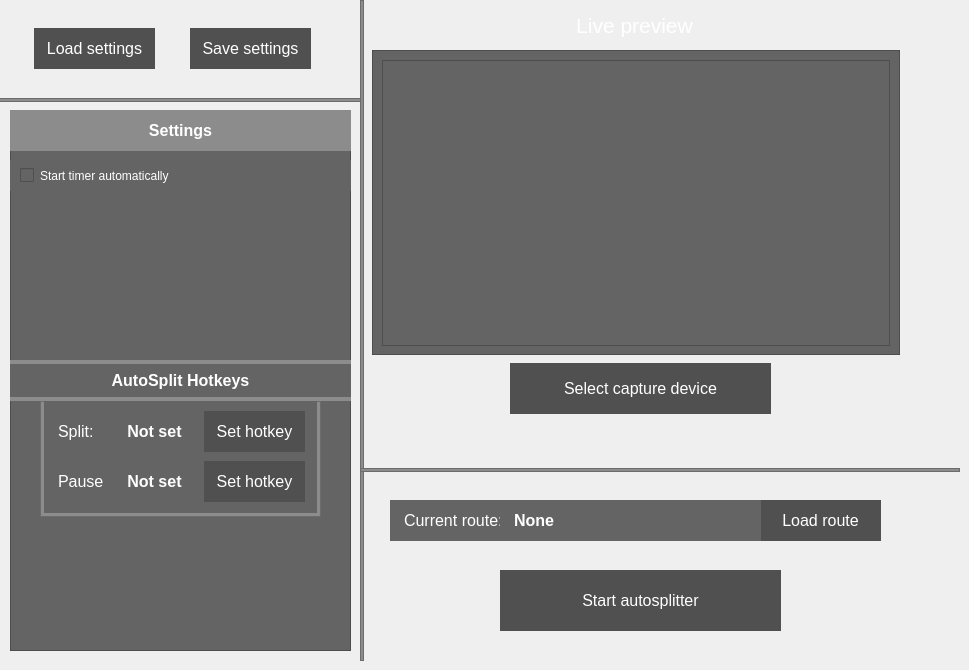
    <widget class="QWidget" name="Autosplitter">
     <widget class="QPushButton" name="LoadSettingsButton">
      <property name="geometry">
       <rect>
        <x>34</x>
        <y>28</y>
        <width>121</width>
        <height>41</height>
       </rect>
      </property>
      <property name="minimumSize">
       <size>
        <width>121</width>
        <height>31</height>
       </size>
      </property>
      <property name="font">
       <font>
        <pointsize>12</pointsize>
       </font>
      </property>
      <property name="mouseTracking">
       <bool>true</bool>
      </property>
      <property name="styleSheet">
       <string notr="true">border:0px;
color: rgb(255, 255, 255);

padding: 0px 0px 0px 0px;
background-color: rgb(80,80,80);</string>
      </property>
      <property name="text">
       <string>Load settings</string>
      </property>
      <property name="checkable">
       <bool>true</bool>
      </property>
     </widget>
     <widget class="QFrame" name="SourceFrame_2">
      <property name="geometry">
       <rect>
        <x>10</x>
        <y>150</y>
        <width>341</width>
        <height>501</height>
       </rect>
      </property>
      <property name="styleSheet">
       <string notr="true">background-color:rgb(100,100,100);</string>
      </property>
      <property name="frameShape">
       <enum>QFrame::StyledPanel</enum>
      </property>
      <property name="frameShadow">
       <enum>QFrame::Raised</enum>
      </property>
      <widget class="QFrame" name="frame_12">
       <property name="geometry">
        <rect>
         <x>0</x>
         <y>210</y>
         <width>341</width>
         <height>41</height>
        </rect>
       </property>
       <property name="styleSheet">
        <string notr="true">border: 0px;
background-color: rgb(140,140,140);</string>
       </property>
       <property name="frameShape">
        <enum>QFrame::StyledPanel</enum>
       </property>
       <property name="frameShadow">
        <enum>QFrame::Raised</enum>
       </property>
       <widget class="QLabel" name="label_8">
        <property name="geometry">
         <rect>
          <x>0</x>
          <y>4</y>
          <width>341</width>
          <height>33</height>
         </rect>
        </property>
        <property name="font">
         <font>
          <pointsize>12</pointsize>
          <italic>false</italic>
          <bold>true</bold>
         </font>
        </property>
        <property name="styleSheet">
         <string notr="true">border: 0px;
font: 700 12pt &quot;Segoe UI&quot;;
color: rgb(255,255,255);
background-color:rgb(100,100,100);</string>
        </property>
        <property name="text">
         <string>AutoSplit Hotkeys</string>
        </property>
        <property name="alignment">
         <set>Qt::AlignCenter</set>
        </property>
       </widget>
      </widget>
      <widget class="QCheckBox" name="StartTimerAutomatically">
       <property name="geometry">
        <rect>
         <x>0</x>
         <y>10</y>
         <width>341</width>
         <height>31</height>
        </rect>
       </property>
       <property name="styleSheet">
        <string notr="true">border:0px;
color: rgb(255, 255, 255);
Text-align:left;
padding: 0px 0px 0px 10px;
background-color: rgb(100,100,100);
font: 12pt &quot;Segoe UI Semilight&quot;;</string>
       </property>
       <property name="text">
        <string>Start timer automatically</string>
       </property>
      </widget>
      <widget class="QFrame" name="frame_16">
       <property name="geometry">
        <rect>
         <x>30</x>
         <y>251</y>
         <width>281</width>
         <height>116</height>
        </rect>
       </property>
       <property name="styleSheet">
        <string notr="true">background-color:rgb(140,140,140);</string>
       </property>
       <property name="frameShape">
        <enum>QFrame::StyledPanel</enum>
       </property>
       <property name="frameShadow">
        <enum>QFrame::Raised</enum>
       </property>
       <widget class="QFrame" name="HotkeyContainer">
        <property name="geometry">
         <rect>
          <x>4</x>
          <y>0</y>
          <width>273</width>
          <height>112</height>
         </rect>
        </property>
        <property name="styleSheet">
         <string notr="true">background-color: rgb(100,100,100);
border: 0px;</string>
        </property>
        <property name="frameShape">
         <enum>QFrame::StyledPanel</enum>
        </property>
        <property name="frameShadow">
         <enum>QFrame::Raised</enum>
        </property>
        <widget class="QLabel" name="label_10">
         <property name="geometry">
          <rect>
           <x>0</x>
           <y>10</y>
           <width>61</width>
           <height>41</height>
          </rect>
         </property>
         <property name="font">
          <font>
           <pointsize>12</pointsize>
           <italic>false</italic>
           <bold>false</bold>
          </font>
         </property>
         <property name="styleSheet">
          <string notr="true">border:0px;
color: rgb(255, 255, 255);
Text-align:left;
padding: 0px 0px 0px 10px;
background-color: rgb(100,100,100);
font: 12pt &quot;Segoe UI Semilight&quot;;</string>
         </property>
         <property name="text">
          <string>Split:</string>
         </property>
         <property name="alignment">
          <set>Qt::AlignLeading|Qt::AlignLeft|Qt::AlignVCenter</set>
         </property>
        </widget>
        <widget class="QLabel" name="label_11">
         <property name="geometry">
          <rect>
           <x>0</x>
           <y>60</y>
           <width>61</width>
           <height>41</height>
          </rect>
         </property>
         <property name="font">
          <font>
           <pointsize>12</pointsize>
           <italic>false</italic>
           <bold>false</bold>
          </font>
         </property>
         <property name="styleSheet">
          <string notr="true">border:0px;
color: rgb(255, 255, 255);
Text-align:left;
padding: 0px 0px 0px 10px;
background-color: rgb(100,100,100);
font: 12pt &quot;Segoe UI Semilight&quot;;</string>
         </property>
         <property name="text">
          <string>Pause:</string>
         </property>
         <property name="alignment">
          <set>Qt::AlignLeading|Qt::AlignLeft|Qt::AlignVCenter</set>
         </property>
        </widget>
        <widget class="QLabel" name="SplitHotkeyLabel">
         <property name="geometry">
          <rect>
           <x>60</x>
           <y>10</y>
           <width>101</width>
           <height>41</height>
          </rect>
         </property>
         <property name="font">
          <font>
           <pointsize>12</pointsize>
           <italic>false</italic>
           <bold>true</bold>
          </font>
         </property>
         <property name="styleSheet">
          <string notr="true">border:0px;
color: rgb(255, 255, 255);
padding: 0px 0px 0px 0px;
background: transparent;
font: 700 12pt &quot;Segoe Ui&quot;;</string>
         </property>
         <property name="text">
          <string>Not set</string>
         </property>
         <property name="alignment">
          <set>Qt::AlignCenter</set>
         </property>
        </widget>
        <widget class="QLabel" name="PauseHotkeyLabel">
         <property name="geometry">
          <rect>
           <x>60</x>
           <y>60</y>
           <width>101</width>
           <height>41</height>
          </rect>
         </property>
         <property name="font">
          <font>
           <pointsize>12</pointsize>
           <italic>false</italic>
           <bold>true</bold>
          </font>
         </property>
         <property name="styleSheet">
          <string notr="true">border:0px;
color: rgb(255, 255, 255);

padding: 0px 0px 0px 0px;
background-color: rgb(100,100,100);
font: 700 12pt &quot;Segoe Ui&quot;;</string>
         </property>
         <property name="text">
          <string>Not set</string>
         </property>
         <property name="alignment">
          <set>Qt::AlignCenter</set>
         </property>
        </widget>
        <widget class="QPushButton" name="SplitSetHotkey">
         <property name="geometry">
          <rect>
           <x>160</x>
           <y>10</y>
           <width>101</width>
           <height>41</height>
          </rect>
         </property>
         <property name="minimumSize">
          <size>
           <width>0</width>
           <height>0</height>
          </size>
         </property>
         <property name="font">
          <font>
           <pointsize>12</pointsize>
          </font>
         </property>
         <property name="mouseTracking">
          <bool>true</bool>
         </property>
         <property name="styleSheet">
          <string notr="true">border:0px;
color: rgb(255, 255, 255);

padding: 0px 0px 0px 0px;
background-color: rgb(80,80,80);</string>
         </property>
         <property name="text">
          <string>Set hotkey</string>
         </property>
         <property name="checkable">
          <bool>true</bool>
         </property>
        </widget>
        <widget class="QPushButton" name="PauseSetHotkey">
         <property name="geometry">
          <rect>
           <x>160</x>
           <y>60</y>
           <width>101</width>
           <height>41</height>
          </rect>
         </property>
         <property name="minimumSize">
          <size>
           <width>0</width>
           <height>0</height>
          </size>
         </property>
         <property name="font">
          <font>
           <pointsize>12</pointsize>
          </font>
         </property>
         <property name="mouseTracking">
          <bool>true</bool>
         </property>
         <property name="styleSheet">
          <string notr="true">border:0px;
color: rgb(255, 255, 255);

padding: 0px 0px 0px 0px;
background-color: rgb(80,80,80);</string>
         </property>
         <property name="text">
          <string>Set hotkey</string>
         </property>
         <property name="checkable">
          <bool>true</bool>
         </property>
        </widget>
       </widget>
      </widget>
     </widget>
     <widget class="QFrame" name="frame_6">
      <property name="geometry">
       <rect>
        <x>10</x>
        <y>110</y>
        <width>341</width>
        <height>41</height>
       </rect>
      </property>
      <property name="styleSheet">
       <string notr="true">border: 0px;
background-color: rgb(140,140,140);</string>
      </property>
      <property name="frameShape">
       <enum>QFrame::StyledPanel</enum>
      </property>
      <property name="frameShadow">
       <enum>QFrame::Raised</enum>
      </property>
      <layout class="QHBoxLayout" name="horizontalLayout_5">
       <item>
        <widget class="QLabel" name="label_2">
         <property name="font">
          <font>
           <pointsize>12</pointsize>
           <italic>false</italic>
           <bold>true</bold>
          </font>
         </property>
         <property name="styleSheet">
          <string notr="true">border: 0px;
font: 700 12pt &quot;Segoe UI&quot;;
color: rgb(255,255,255);</string>
         </property>
         <property name="text">
          <string>Settings</string>
         </property>
         <property name="alignment">
          <set>Qt::AlignCenter</set>
         </property>
        </widget>
       </item>
      </layout>
     </widget>
     <widget class="QPushButton" name="SaveSettingsButton">
      <property name="geometry">
       <rect>
        <x>190</x>
        <y>28</y>
        <width>121</width>
        <height>41</height>
       </rect>
      </property>
      <property name="minimumSize">
       <size>
        <width>121</width>
        <height>31</height>
       </size>
      </property>
      <property name="font">
       <font>
        <pointsize>12</pointsize>
       </font>
      </property>
      <property name="mouseTracking">
       <bool>true</bool>
      </property>
      <property name="styleSheet">
       <string notr="true">border:0px;
color: rgb(255, 255, 255);

padding: 0px 0px 0px 0px;
background-color: rgb(80,80,80);</string>
      </property>
      <property name="text">
       <string>Save settings</string>
      </property>
      <property name="checkable">
       <bool>true</bool>
      </property>
     </widget>
     <widget class="QFrame" name="frame_8">
      <property name="geometry">
       <rect>
        <x>-10</x>
        <y>98</y>
        <width>371</width>
        <height>4</height>
       </rect>
      </property>
      <property name="styleSheet">
       <string notr="true">background-color:rgb(140,140,140);</string>
      </property>
      <property name="frameShape">
       <enum>QFrame::StyledPanel</enum>
      </property>
      <property name="frameShadow">
       <enum>QFrame::Raised</enum>
      </property>
     </widget>
     <widget class="QFrame" name="frame_9">
      <property name="geometry">
       <rect>
        <x>360</x>
        <y>0</y>
        <width>4</width>
        <height>661</height>
       </rect>
      </property>
      <property name="styleSheet">
       <string notr="true">background-color:rgb(140,140,140);</string>
      </property>
      <property name="frameShape">
       <enum>QFrame::StyledPanel</enum>
      </property>
      <property name="frameShadow">
       <enum>QFrame::Raised</enum>
      </property>
     </widget>
     <widget class="QFrame" name="ImagePreviewFrame">
      <property name="geometry">
       <rect>
        <x>372</x>
        <y>50</y>
        <width>528</width>
        <height>305</height>
       </rect>
      </property>
      <property name="styleSheet">
       <string notr="true">background-color:rgb(100,100,100);</string>
      </property>
      <property name="frameShape">
       <enum>QFrame::StyledPanel</enum>
      </property>
      <property name="frameShadow">
       <enum>QFrame::Raised</enum>
      </property>
      <widget class="QGraphicsView" name="ImagePreview">
       <property name="geometry">
        <rect>
         <x>10</x>
         <y>10</y>
         <width>508</width>
         <height>286</height>
        </rect>
       </property>
       <property name="sizePolicy">
        <sizepolicy hsizetype="Fixed" vsizetype="Fixed">
         <horstretch>0</horstretch>
         <verstretch>0</verstretch>
        </sizepolicy>
       </property>
       <property name="verticalScrollBarPolicy">
        <enum>Qt::ScrollBarAlwaysOff</enum>
       </property>
       <property name="horizontalScrollBarPolicy">
        <enum>Qt::ScrollBarAlwaysOff</enum>
       </property>
      </widget>
     </widget>
     <widget class="QFrame" name="frame_10">
      <property name="geometry">
       <rect>
        <x>370</x>
        <y>0</y>
        <width>529</width>
        <height>51</height>
       </rect>
      </property>
      <property name="styleSheet">
       <string notr="true">border: 0px;
background: transparent;</string>
      </property>
      <property name="frameShape">
       <enum>QFrame::StyledPanel</enum>
      </property>
      <property name="frameShadow">
       <enum>QFrame::Raised</enum>
      </property>
      <layout class="QHBoxLayout" name="horizontalLayout_6">
       <item>
        <widget class="QLabel" name="label_5">
         <property name="font">
          <font>
           <pointsize>16</pointsize>
           <italic>false</italic>
           <bold>false</bold>
          </font>
         </property>
         <property name="styleSheet">
          <string notr="true">border: 0px;
background: transparent;
font: 16pt &quot;Segoe UI Semilight&quot;;
color: rgb(255,255,255);</string>
         </property>
         <property name="text">
          <string>Live preview</string>
         </property>
         <property name="alignment">
          <set>Qt::AlignCenter</set>
         </property>
        </widget>
       </item>
      </layout>
     </widget>
     <widget class="QPushButton" name="SelectCaptureDevice">
      <property name="geometry">
       <rect>
        <x>510</x>
        <y>363</y>
        <width>261</width>
        <height>51</height>
       </rect>
      </property>
      <property name="minimumSize">
       <size>
        <width>121</width>
        <height>31</height>
       </size>
      </property>
      <property name="font">
       <font>
        <pointsize>12</pointsize>
       </font>
      </property>
      <property name="mouseTracking">
       <bool>true</bool>
      </property>
      <property name="styleSheet">
       <string notr="true">border:0px;
color: rgb(255, 255, 255);

padding: 0px 0px 0px 0px;
background-color: rgb(80,80,80);</string>
      </property>
      <property name="text">
       <string>Select capture device</string>
      </property>
      <property name="checkable">
       <bool>true</bool>
      </property>
     </widget>
     <widget class="QFrame" name="frame_11">
      <property name="geometry">
       <rect>
        <x>360</x>
        <y>468</y>
        <width>600</width>
        <height>4</height>
       </rect>
      </property>
      <property name="styleSheet">
       <string notr="true">background-color:rgb(140,140,140);</string>
      </property>
      <property name="frameShape">
       <enum>QFrame::StyledPanel</enum>
      </property>
      <property name="frameShadow">
       <enum>QFrame::Raised</enum>
      </property>
     </widget>
     <widget class="QPushButton" name="StartAutosplit">
      <property name="geometry">
       <rect>
        <x>500</x>
        <y>570</y>
        <width>281</width>
        <height>61</height>
       </rect>
      </property>
      <property name="minimumSize">
       <size>
        <width>121</width>
        <height>31</height>
       </size>
      </property>
      <property name="font">
       <font>
        <pointsize>12</pointsize>
       </font>
      </property>
      <property name="mouseTracking">
       <bool>true</bool>
      </property>
      <property name="styleSheet">
       <string notr="true">border:0px;
color: rgb(255, 255, 255);

padding: 0px 0px 0px 0px;
background-color: rgb(80,80,80);</string>
      </property>
      <property name="text">
       <string>Start autosplitter</string>
      </property>
      <property name="checkable">
       <bool>true</bool>
      </property>
     </widget>
     <widget class="QLabel" name="label_15">
      <property name="geometry">
       <rect>
        <x>390</x>
        <y>500</y>
        <width>111</width>
        <height>41</height>
       </rect>
      </property>
      <property name="font">
       <font>
        <pointsize>12</pointsize>
        <italic>false</italic>
        <bold>false</bold>
       </font>
      </property>
      <property name="styleSheet">
       <string notr="true">border:0px;
color: rgb(255, 255, 255);
Text-align:left;
padding: 0px 0px 0px 10px;
background-color: rgb(100,100,100);
</string>
      </property>
      <property name="text">
       <string>&lt;html&gt;&lt;head/&gt;&lt;body&gt;&lt;p&gt;Current route:&lt;/p&gt;&lt;/body&gt;&lt;/html&gt;</string>
      </property>
      <property name="alignment">
       <set>Qt::AlignLeading|Qt::AlignLeft|Qt::AlignVCenter</set>
      </property>
     </widget>
     <widget class="QPushButton" name="MainLoadRouteButton">
      <property name="geometry">
       <rect>
        <x>760</x>
        <y>500</y>
        <width>121</width>
        <height>41</height>
       </rect>
      </property>
      <property name="minimumSize">
       <size>
        <width>121</width>
        <height>31</height>
       </size>
      </property>
      <property name="font">
       <font>
        <pointsize>12</pointsize>
       </font>
      </property>
      <property name="mouseTracking">
       <bool>true</bool>
      </property>
      <property name="styleSheet">
       <string notr="true">border:0px;
color: rgb(255, 255, 255);

padding: 0px 0px 0px 0px;
background-color: rgb(80,80,80);</string>
      </property>
      <property name="text">
       <string>Load route</string>
      </property>
      <property name="checkable">
       <bool>true</bool>
      </property>
     </widget>
     <widget class="QLabel" name="MainRouteFileLabel">
      <property name="geometry">
       <rect>
        <x>500</x>
        <y>500</y>
        <width>261</width>
        <height>41</height>
       </rect>
      </property>
      <property name="font">
       <font>
        <pointsize>12</pointsize>
        <italic>false</italic>
        <bold>true</bold>
       </font>
      </property>
      <property name="styleSheet">
       <string notr="true">border:0px;
color: rgb(255, 255, 255);
Text-align:left;
padding: 0px 0px 0px 10px;
background-color: rgb(100,100,100);
</string>
      </property>
      <property name="text">
       <string>None</string>
      </property>
      <property name="scaledContents">
       <bool>true</bool>
      </property>
      <property name="alignment">
       <set>Qt::AlignLeading|Qt::AlignLeft|Qt::AlignVCenter</set>
      </property>
     </widget>
    </widget>
